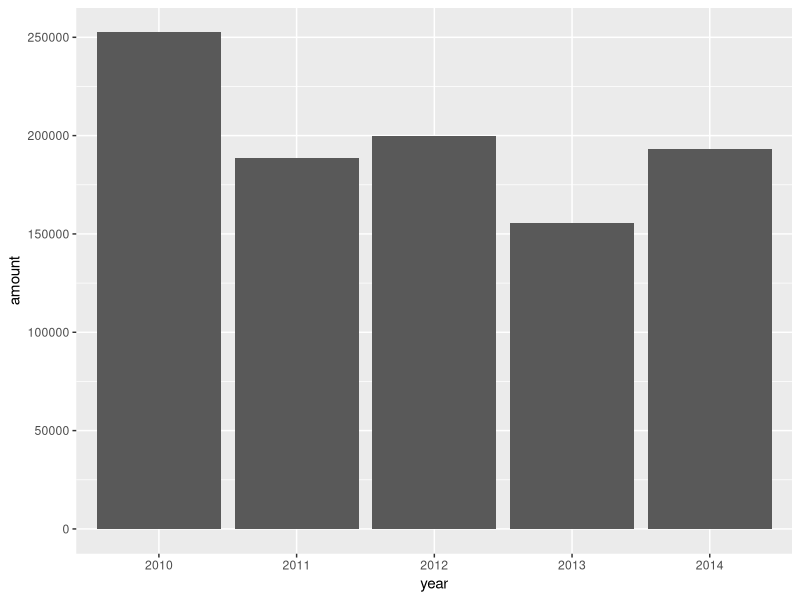
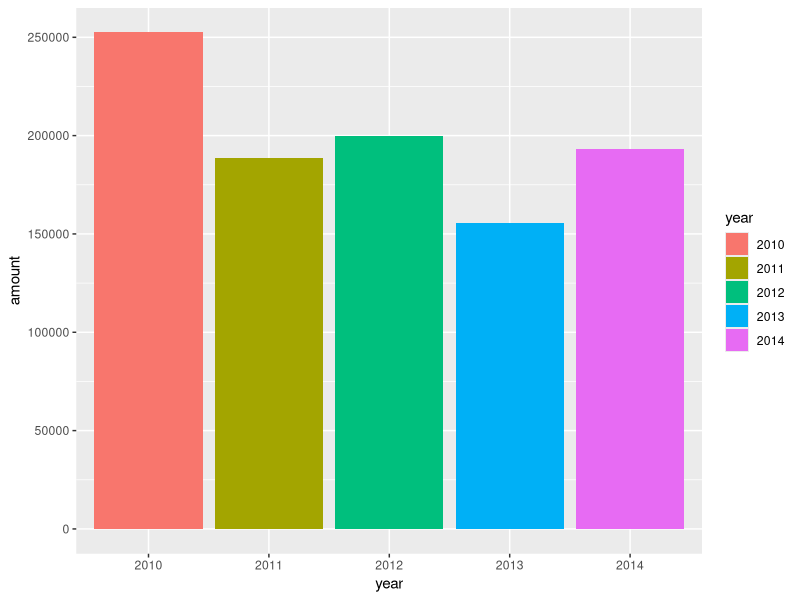
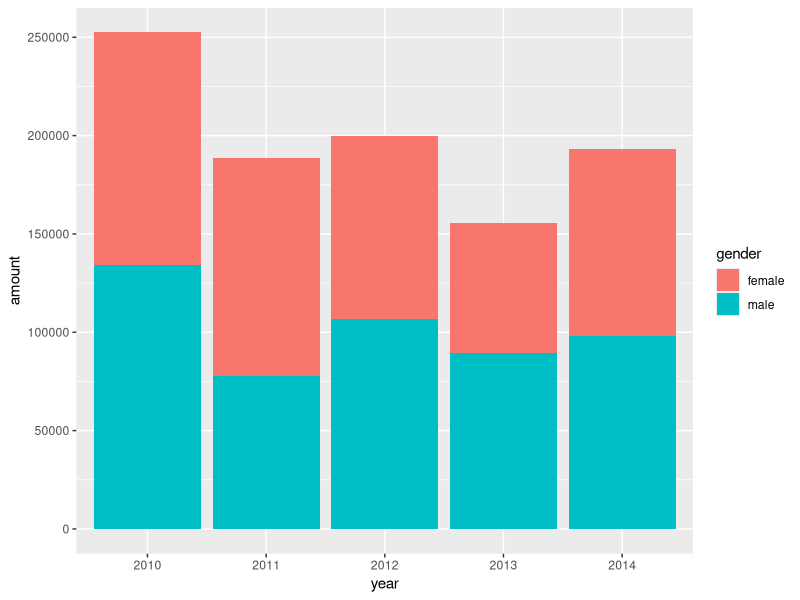
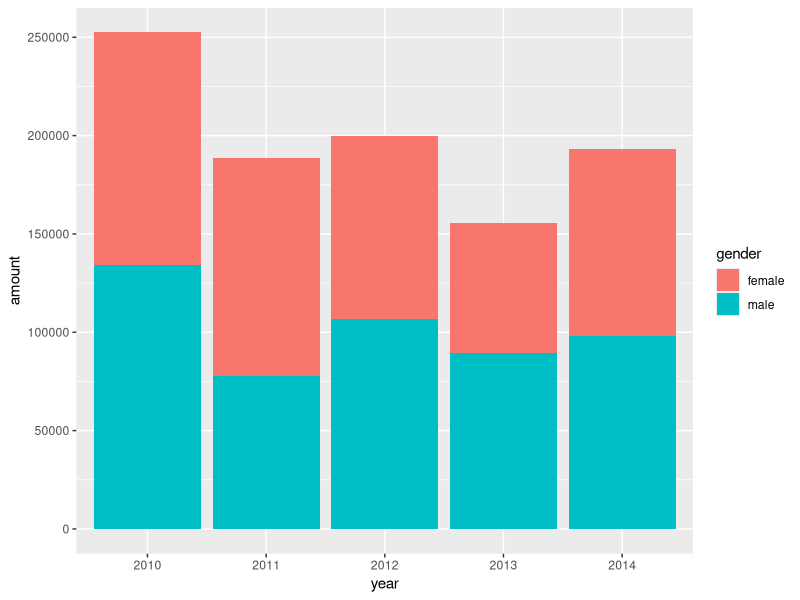
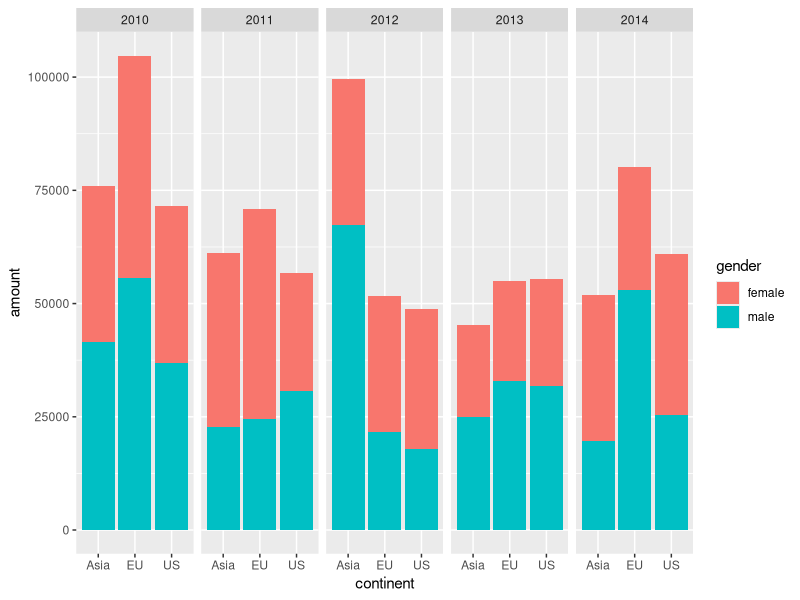
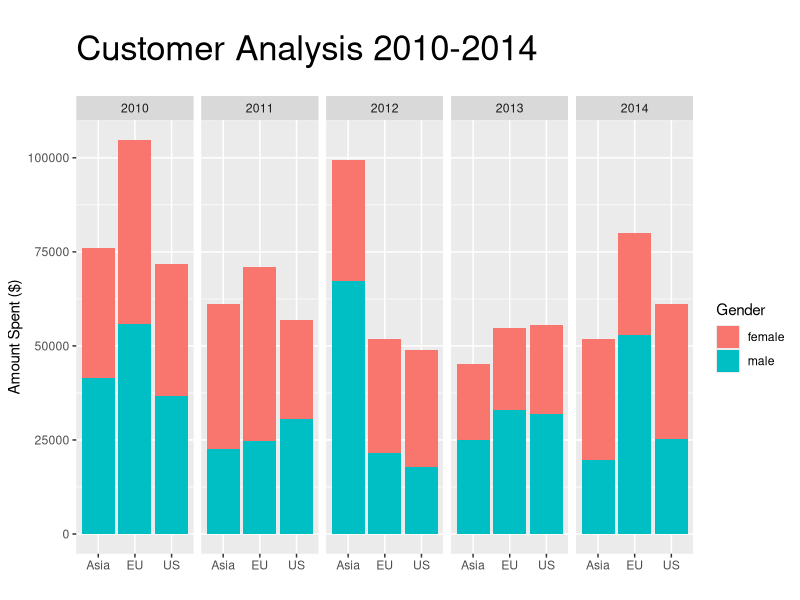

These figures' R source, in order:

library(ggplot2)

d <- data.frame(
  year=factor(sample(2010:2014, 400, replace=T)), 
  continent=factor(sample(c("EU", "US", "Asia"), 400, replace=T)),
  gender=factor(sample(c("male", "female"), 400, replace=T)),
  amount=sample(20:5000, 400, replace=T)
)

# Plain bar chart.

p <- ggplot(data=d, aes(x=year, y=amount)) + geom_bar(stat="identity")
ggsave(p, file="bars_plain.png", width=8, height=6, dpi=100)

# Bar chart with colored bars.

p <- ggplot(data=d, aes(x=year, y=amount, fill=year)) + geom_bar(stat="identity")
ggsave(p, file="bars_coloured.png", width=8, height=6, dpi=100)

# Stacked bars, unsorted.

p <- ggplot(data=d, aes(x=year, y=amount, fill=gender)) + geom_bar(stat="identity")
ggsave(p, file="bars_stacked_unsorted.png", width=8, height=6, dpi=100)

# Stacked bars, sorted.

d <- with(d, d[order(year, gender),])
p <- ggplot(data=d, aes(x=year, y=amount, fill=gender)) + geom_bar(stat="identity")
ggsave(p, file="bars_stacked_sorted.png", width=8, height=6, dpi=100)

# Grouped and stacked.

d <- with(d, d[order(year, gender, continent),])

p <- ggplot(data=d, aes(x=continent, y=amount, fill=gender)) + 
  geom_bar(stat="identity") + 
  facet_grid(~year)
ggsave(p, file="bars_grouped_stacked.png", width=8, height=6, dpi=100)

# Pretty title and labels.

p <- ggplot(data=d, aes(x=continent, y=amount, fill=gender)) + 
  geom_bar(stat="identity") +
  facet_grid(~year) + 
  labs(title="Customer Analysis 2010-2014", x="", y="Amount Spent ($)", fill="Gender") + 
  theme(plot.title = element_text(size=25, margin=margin(t=20, b=20)))
ggsave(p, file="bars_prettified.png", width=8, height=6, dpi=100)
